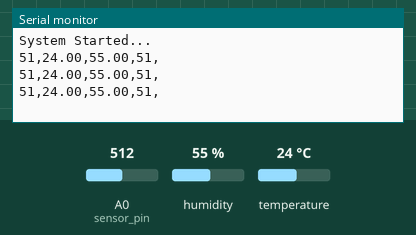
This sketch was run on a simulated Arduino Uno, built with avr-gcc and run on an emulated ATmega328P. Parts: the last lines printed to the serial monitor. Inputs (shaded band) come from the test bench; at power-on: A0 (sensor_pin) = 512, humidity 55 %, temperature 24 °C. The modem accepts every AT command (registered, SIM ready, sends succeed) and sends nothing else.

Above: at 1.2 s.
1.3 s: A0 (sensor_pin) set to 105
At 1.9 s:
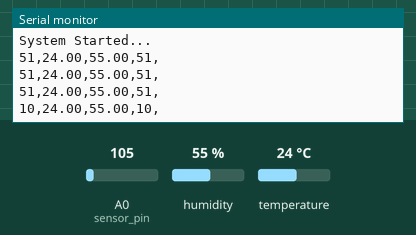
2.8 s: A0 (sensor_pin) set to 85
At 9.5 s:
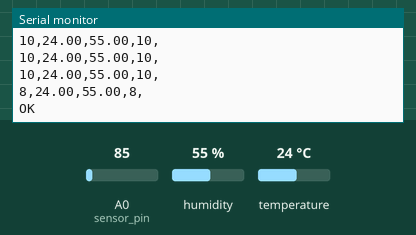
Timing chart, 0 to 11.0 s (numbered marks = the images above; inputs shaded):
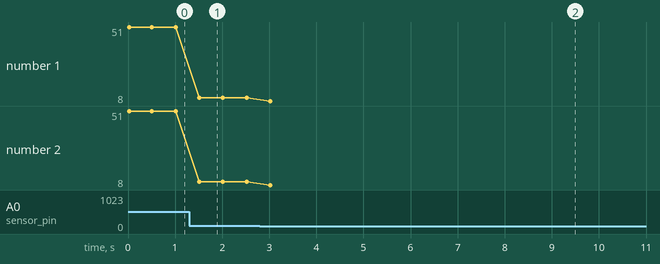

Measured:
- the behaviour switches between 96 and 95 on A0 (sensor_pin) (found by bisection; images 1 and 2)
- after the input at 1.3 s, the serial monitor: prints a new line after 0.21 s (image 1)
- after the input at 2.8 s, the serial monitor: prints a new line after 0.22 s (image 2)
- plotted number 1: 51 → 10 after the input at 1.3 s, 10 → 8 after the input at 2.8 s
- plotted number 2: 51 → 10 after the input at 1.3 s, 10 → 8 after the input at 2.8 s

The sketch:

Main_Code.ino
```cpp
#include <SoftwareSerial.h> ;
SoftwareSerial sim(10, 11);  //tx is pin 10 while rx is pin 11
int _timeout;
String _buffer;
String number = "+201281504523"; //-> change with your number


int ldr = 8;
int x;


int sensor_pin = A0;

#include "DHT.h"
#define DHTPIN 4
#define DHTTYPE DHT22

float temperature = 0.0;
float humidity = 0.0;
DHT dht(DHTPIN, DHTTYPE);


void setup()
{


  Serial.begin(9600);
  _buffer.reserve(50);
  Serial.println("System Started...");
  sim.begin(9600);


  Serial.begin(9600);
  pinMode(sensor_pin, INPUT);

  pinMode(8, INPUT);


 dht.begin();


}

void loop()
{
  int sensor_data = analogRead(sensor_pin);

  x = analogRead(8);


  temperature = dht.readTemperature();
humidity = dht.readHumidity();


Serial.print(sensor_data/10);
Serial.print(",");
Serial.print(temperature);
Serial.print(",");
Serial.print(humidity);
Serial.print(",");
Serial.print(x/10);
Serial.println(",");


if (sensor_data < 96)
  {
   SendMessage1();
   delay(3000);
    callNumber();
    delay(5000);

  }


if (temperature > 24)
  {
   SendMessage2();
   delay(3000);
    callNumber();
    delay(5000);


  }


if ( humidity > 57)
  {
   SendMessage3();
   delay(3000);
    callNumber();
    delay(5000);


  }


/*if ( x > 590)
  {
   SendMessage4();
   delay(3000);
    callNumber();
    delay(5000);


  }
*/

  delay(500);


}
```

functions.ino
```cpp
void SendMessage1()          //////// moisture
{
  //Serial.println ("Sending Message");
  sim.println("AT+CMGF=1");    //Sets the GSM Module in Text Mode
  delay(200);
  //Serial.println ("Set SMS Number");
  sim.println("AT+CMGS=\"" + number + "\"\r"); //Mobile phone number to send message
  delay(200);
  String SMS = "el7a2 moisture";          // ---------------------------------------------------------->>>>>>>>>>>>>>>>>   the message
  sim.println(SMS);
  delay(100);
  sim.println((char)26);// ASCII code of CTRL+Z
  delay(200);
  _buffer = _readSerial();
}


void SendMessage2()          //////// temp
{
  //Serial.println ("Sending Message");
  sim.println("AT+CMGF=1");    //Sets the GSM Module in Text Mode
  delay(200);
  //Serial.println ("Set SMS Number");
  sim.println("AT+CMGS=\"" + number + "\"\r"); //Mobile phone number to send message
  delay(200);
  String SMS = "el7a2 temp";          // ---------------------------------------------------------->>>>>>>>>>>>>>>>>   the message
  sim.println(SMS);
  delay(100);
  sim.println((char)26);// ASCII code of CTRL+Z
  delay(200);
  _buffer = _readSerial();
}


void SendMessage3()          //////// humidity
{
  //Serial.println ("Sending Message");
  sim.println("AT+CMGF=1");    //Sets the GSM Module in Text Mode
  delay(200);
  //Serial.println ("Set SMS Number");
  sim.println("AT+CMGS=\"" + number + "\"\r"); //Mobile phone number to send message
  delay(200);
  String SMS = "el7a2 humidity";          // ---------------------------------------------------------->>>>>>>>>>>>>>>>>   the message
  sim.println(SMS);
  delay(100);
  sim.println((char)26);// ASCII code of CTRL+Z
  delay(200);
  _buffer = _readSerial();
}


void SendMessage4()          //////// light intensity
{
  //Serial.println ("Sending Message");
  sim.println("AT+CMGF=1");    //Sets the GSM Module in Text Mode
  delay(200);
  //Serial.println ("Set SMS Number");
  sim.println("AT+CMGS=\"" + number + "\"\r"); //Mobile phone number to send message
  delay(200);
  String SMS = "el7a2 light intensity";          // ---------------------------------------------------------->>>>>>>>>>>>>>>>>   the message
  sim.println(SMS);
  delay(100);
  sim.println((char)26);// ASCII code of CTRL+Z
  delay(200);
  _buffer = _readSerial();
}


void RecieveMessage()
{
  Serial.println ("SIM800L Read an SMS");
  sim.println("AT+CMGF=1");
  delay (200);
  sim.println("AT+CNMI=1,2,0,0,0"); // AT Command to receive a live SMS
  delay(200);
  Serial.write ("Unread Message done");
}
String _readSerial() {
  _timeout = 0;
  while  (!sim.available() && _timeout > 12000  )
  {
    delay(13);
    _timeout++;
  }
  if (sim.available()) {
    return sim.readString();
  }
}
void callNumber() {
  sim.print (F("ATD"));
  sim.print (number);
  sim.print (F(";\r\n"));
  _buffer = _readSerial();
  Serial.println(_buffer);
}
```
